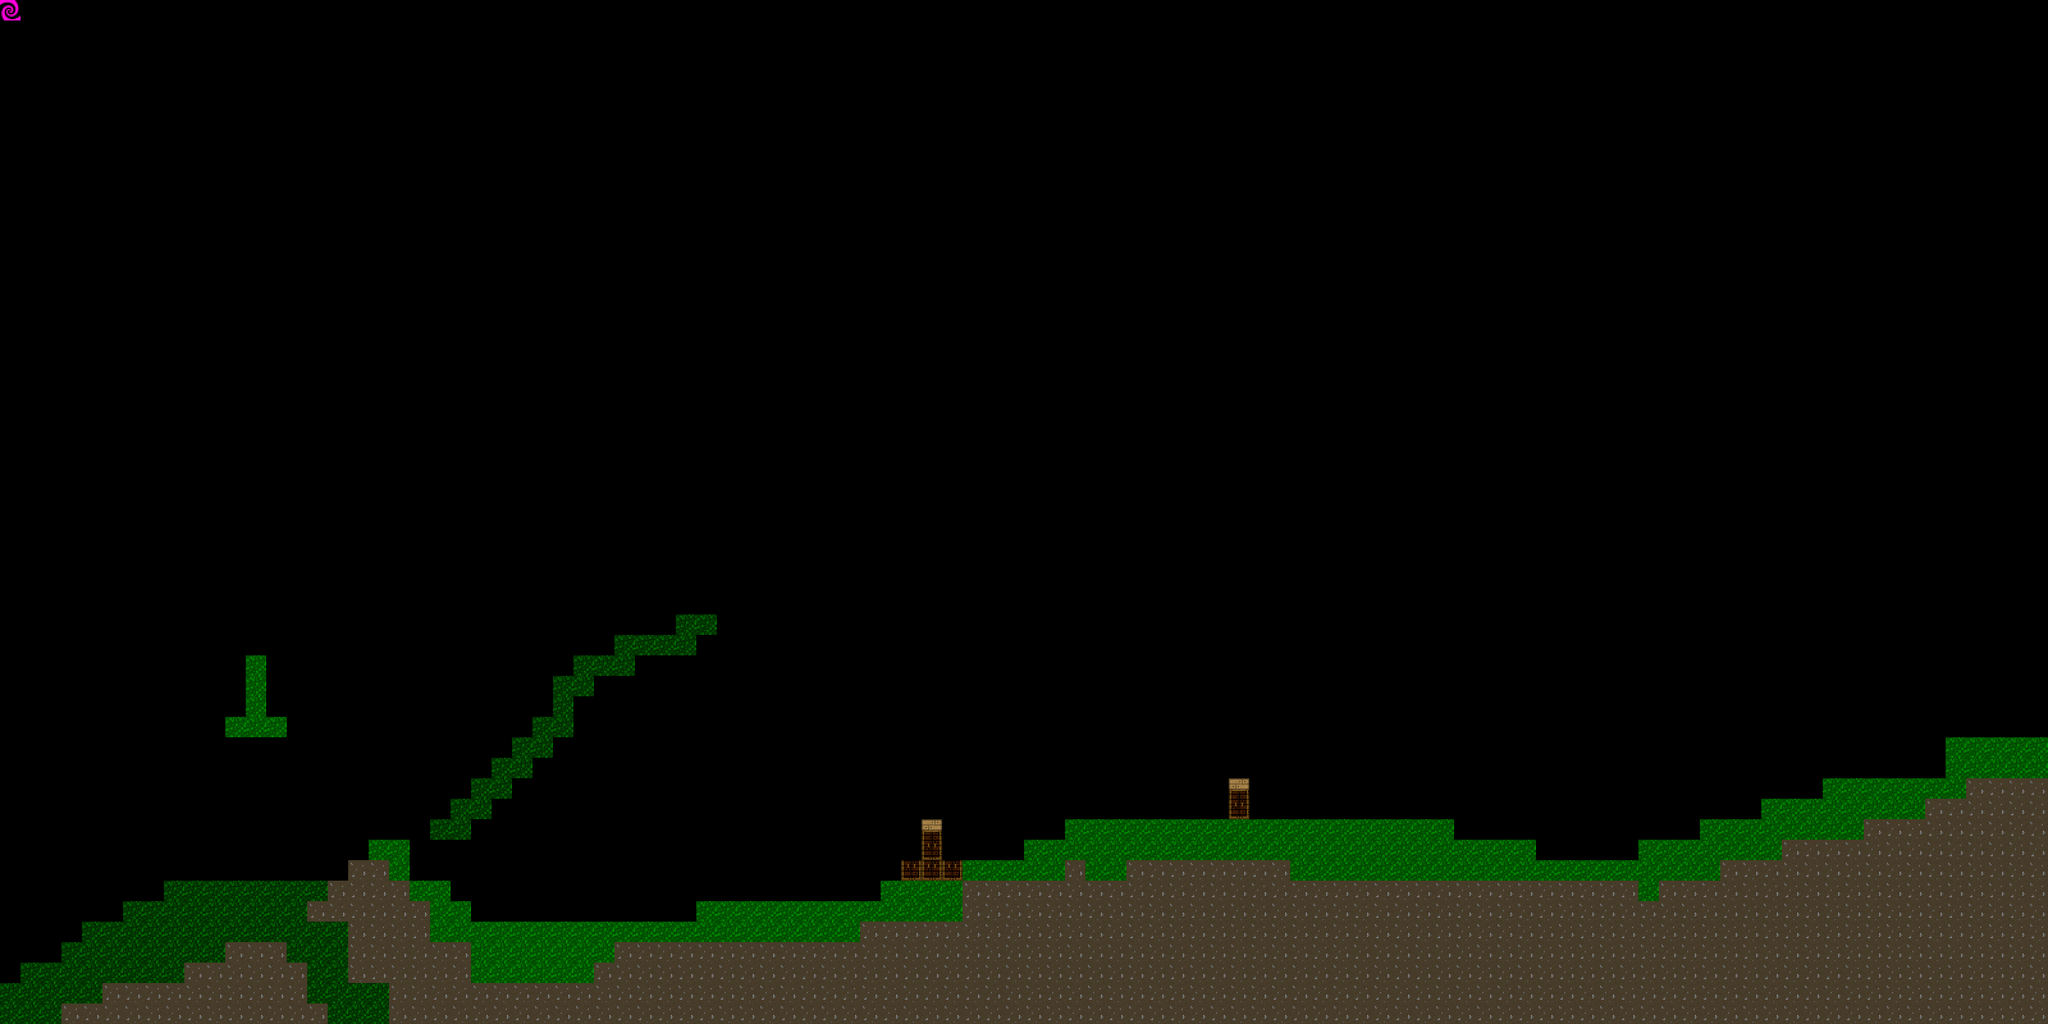

A level layout from a 2D game, rendered from its tile map. Below: a short description, then the map file with tile-grid data replaced by summaries:
An orthogonal 100x50 tile map with 32x32 px tiles, 2 tile layers (Tiles, Overlays) and 1 object (Exit_Zone).

<map version="1.0" tiledversion="1.1.1" orientation="orthogonal" renderorder="right-down" width="100" height="50" tilewidth="32" tileheight="32" infinite="0" nextobjectid="19">
 <tileset firstgid="1" source="assets/blocks32.tsx" />
 <layer name="Tiles" width="100" height="50">
  <data>[5000 cells, 819 non-empty, 7 distinct tile ids]</data>
 </layer>
 <layer name="Overlays" width="100" height="50">
  <data>[5000 cells, 121 non-empty, 5 distinct tile ids]</data>
 </layer>
 <objectgroup name="Zones">
  <object id="11" type="Exit_Zone" x="2464" y="1184" width="64" height="160">
   <properties>
    <property name="To" value="/XML/Levels/b10" />
    <property name="To_X" type="float" value="0" />
    <property name="To_Y" type="float" value="0" />
   </properties>
  </object>
 </objectgroup>
</map>
